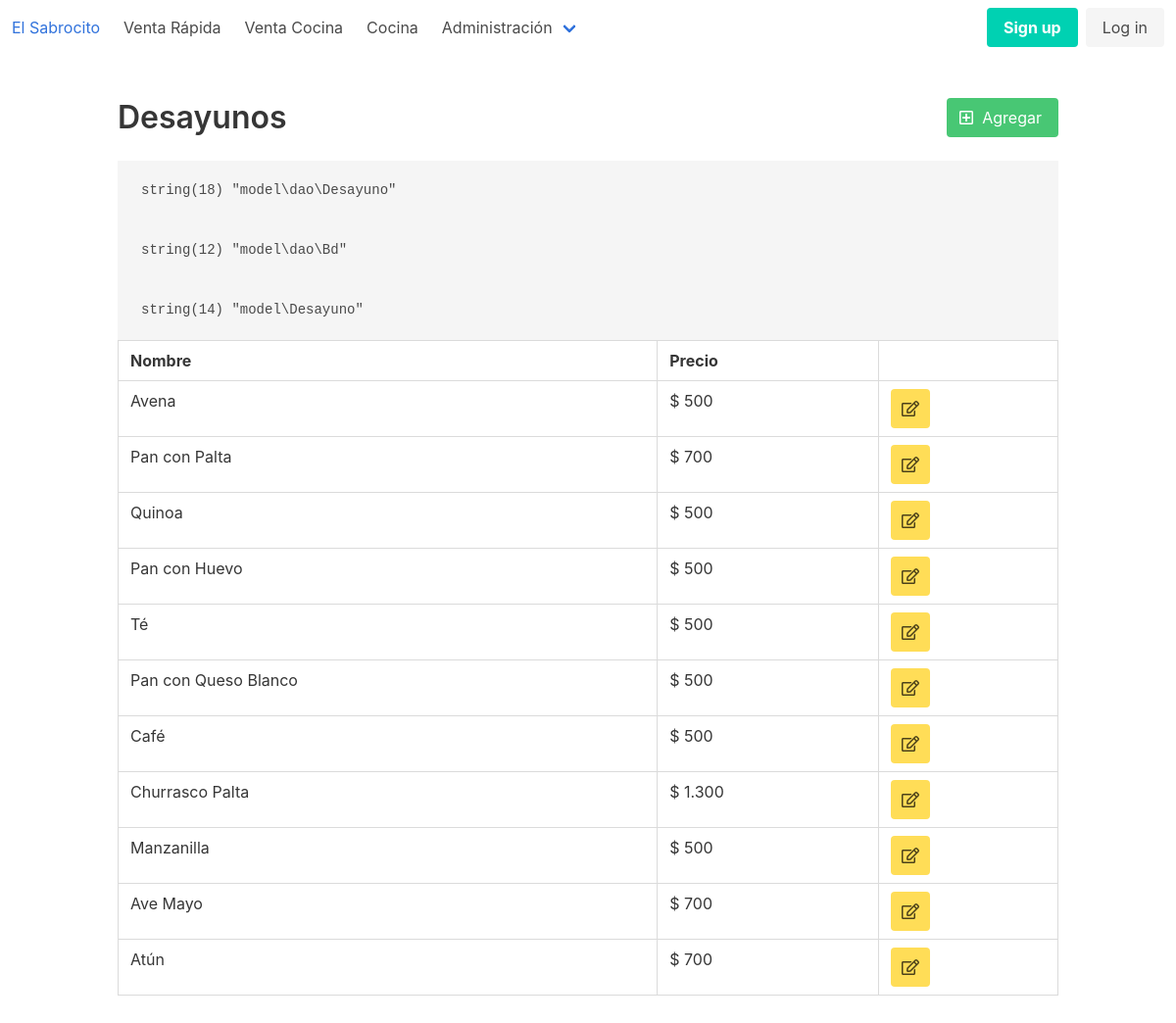
/view/desayuno.php, run on the app's committed database.
### tables this page shows
CREATE TABLE `desayuno` (
  `id` int(11) NOT NULL AUTO_INCREMENT,
  `descripcion` varchar(50) NOT NULL,
  `precio` int(11) NOT NULL,
  `visible` tinyint(1) DEFAULT NULL,
  PRIMARY KEY (`id`)
);

### model/dao/Bd.php (called while the page is built, shortened)
<?php
class Bd {
    public static function conexion(){
        try {
            $command = [\PDO::MYSQL_ATTR_INIT_COMMAND => 'SET NAMES  \'UTF8\''];
            $_db = new \PDO('mysql:host=localhost;dbname=restorant', 'restorant', 'restorant', $command);
            $_db->setAttribute(\PDO::ATTR_ERRMODE, \PDO::ERRMODE_EXCEPTION);
            $_db->beginTransaction();
            $sth = $_db->prepare("BEGIN");
            $sth->execute();
            $_db->commit();
            return $_db;
        }
        catch (\PDOException $ex) {
            echo "<pre>"; var_dump($ex); echo "</pre>";
            die();
        }
    }
}

### model/dao/Desayuno.php (called while the page is built, shortened)
<?php
class Desayuno extends Bd
{
    public static function obtenerTodos(){
        try{
            $sql = "SELECT * FROM desayuno WHERE visible = 1;";
            $sth = self::conexion()->prepare($sql);
            $sth->execute();
            return $sth->fetchAll(PDO::FETCH_CLASS, '\model\Desayuno');
        }catch(PDOException $e){
            var_dump($e);
            die();
        }
    }
}

### model/Desayuno.php (called while the page is built, shortened)
<?php
class Desayuno
{
    private int $id = 0, $precio, $visible;
    private string $descripcion;
    public function getId(): int
    {
        return $this->id;
    }
    public function getPrecio(): int
    {
        return $this->precio;
    }
    public function getDescripcion(): string
    {
        return $this->descripcion;
    }
}

### view/desayuno.php (the view, shortened to what this page needs)
<?php
include '../config.inc';
?>
<!DOCTYPE html>
<html class="has-navbar-fixed-top">
<?php include RUTA . 'view/header.inc'; ?>
<body>
<?php include RUTA . 'view/navbar.inc'; ?>
<section class="section">
    <div class="container">
        <nav class="level">
            <div class="level-left">
                <div class="level-item">
                    <p class="title">Desayunos</p>
                </div>
            </div>
            <div class="level-right">
                <p class="level-item">
                    <a class="button is-success" href="<?= URL ?>view/desayuno_nuevo.php?id=0">
                        <span class="icon"><i class="far fa-plus-square"></i></span>
                        <span>Agregar</span>
                    </a>
                </p>
            </div>
        </nav>
        <table class="table is-bordered is-fullwidth">
            <thead>
            <tr>
                <th>Nombre</th>
                <th>Precio</th>
                <th></th>
            </tr>
            </thead>
            <tbody>
            <?php foreach (\model\dao\Desayuno::obtenerTodos() as $desayuno){ ?>
                <tr>
                    <td><?= $desayuno->getDescripcion() ?></td>
                    <td>$ <?= number_format($desayuno->getPrecio(), 0, ',', '.') ?></td>
                    <td>
                        <a class="button is-warning" href="<?= URL ?>view/desayuno_nuevo.php?id=<?= $desayuno->getId() ?>" target="_self">
                            <span class="icon">
                                <i class="far fa-edit"></i>
                            </span>
                        </a>
                    </td>
                </tr>
            <?php } ?>
            </tbody>
        </table>
    </div>
</section>
</body>
</html>

### view/header.inc (shortened to what this page needs)
<head>
    <link rel="stylesheet" href="<?= URL ?>resource/css/bulma.min.css">
</head>

### view/navbar.inc (shortened to what this page needs)
<nav class="navbar is-fixed-top" role="navigation" aria-label="main navigation">
    <div class="navbar-brand">
        <a class="navbar-item" href="<?= URL ?>">
            El Sabrocito
        </a>
    </div>
    <div id="navbarBasicExample" class="navbar-menu">
        <div class="navbar-start">
             <a class="navbar-item" href="<?= URL ?>view/venta_rapida.php" target="_self">
                Venta Rápida
            </a>
            <a class="navbar-item" href="<?= URL ?>view/venta_cocina.php" target="_self">
                Venta Cocina
            </a>
            <a class="navbar-item" href="<?= URL ?>view/cocina.php" target="_self">
                Cocina
            </a>
            <div class="navbar-item has-dropdown is-hoverable">
                <a class="navbar-link">
                    Administración
                </a>
            </div>
        </div>
        <div class="navbar-end">
            <div class="navbar-item">
                <div class="buttons">
                    <a class="button is-primary">
                        <strong>Sign up</strong>
                    </a>
                    <a class="button is-light">
                        Log in
                    </a>
                </div>
            </div>
        </div>
    </div>
</nav>

### config.inc (shortened to what this page needs)
<?php
spl_autoload_register(function ($clase) {
    if(file_exists(RUTA . str_replace('\\', '/', $clase) . '.php')){
        include_once RUTA . str_replace('\\', '/', $clase) . '.php';
    }else{
        echo "<pre>"; var_dump($clase); echo "</pre>";
    }
});

### data on the page
desayuno: descripcion "Avena", precio "500"
desayuno: descripcion "Pan con Palta", precio "700"
desayuno: descripcion "Quinoa", precio "500"
desayuno: descripcion "Pan con Huevo", precio "500"
desayuno: descripcion "Té", precio "500"
desayuno: descripcion "Pan con Queso Blanco", precio "500"
desayuno: descripcion "Café", precio "500"
desayuno: descripcion "Churrasco Palta", precio "1.300"
desayuno: descripcion "Manzanilla", precio "500"
desayuno: descripcion "Ave Mayo", precio "700"
desayuno: descripcion "Atún", precio "700"
